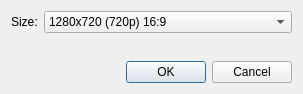
<?xml version="1.0" encoding="UTF-8"?>
<ui version="4.0">
 <class>ExResizeWindow</class>
 <widget class="QDialog" name="ExResizeWindow">
  <property name="geometry">
   <rect>
    <x>0</x>
    <y>0</y>
    <width>303</width>
    <height>94</height>
   </rect>
  </property>
  <property name="windowTitle">
   <string>Enter Size</string>
  </property>
  <layout class="QVBoxLayout" name="verticalLayout">
   <item>
    <layout class="QFormLayout" name="formLayout">
     <item row="0" column="0">
      <widget class="QLabel" name="label">
       <property name="text">
        <string>Size:</string>
       </property>
      </widget>
     </item>
     <item row="0" column="1">
      <widget class="QComboBox" name="Size">
       <item>
        <property name="text">
         <string>1280x720 (720p) 16:9</string>
        </property>
       </item>
       <item>
        <property name="text">
         <string>1920x1080 (1080p, Full HD) 16:9</string>
        </property>
       </item>
      </widget>
     </item>
    </layout>
   </item>
   <item>
    <widget class="QDialogButtonBox" name="buttonBox">
     <property name="orientation">
      <enum>Qt::Horizontal</enum>
     </property>
     <property name="standardButtons">
      <set>QDialogButtonBox::Cancel|QDialogButtonBox::Ok</set>
     </property>
    </widget>
   </item>
  </layout>
 </widget>
 <resources/>
 <connections>
  <connection>
   <sender>buttonBox</sender>
   <signal>accepted()</signal>
   <receiver>ExResizeWindow</receiver>
   <slot>accept()</slot>
   <hints>
    <hint type="sourcelabel">
     <x>248</x>
     <y>254</y>
    </hint>
    <hint type="destinationlabel">
     <x>157</x>
     <y>274</y>
    </hint>
   </hints>
  </connection>
  <connection>
   <sender>buttonBox</sender>
   <signal>rejected()</signal>
   <receiver>ExResizeWindow</receiver>
   <slot>reject()</slot>
   <hints>
    <hint type="sourcelabel">
     <x>316</x>
     <y>260</y>
    </hint>
    <hint type="destinationlabel">
     <x>286</x>
     <y>274</y>
    </hint>
   </hints>
  </connection>
 </connections>
</ui>
